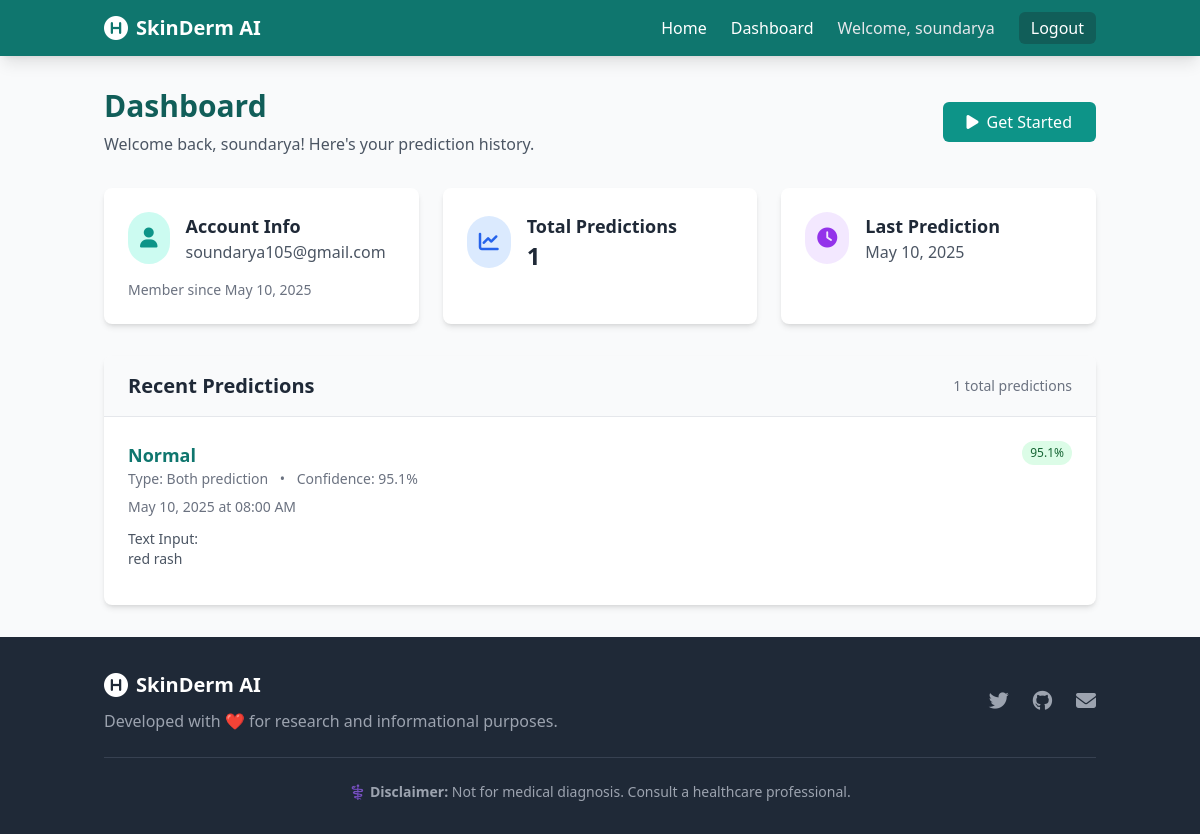
Page /dashboard (signed in) on the committed database.
### app.py (models this page shows)
class User(db.Model):
    id = db.Column(db.Integer, primary_key=True)
    username = db.Column(db.String(80), unique=True, nullable=False)
    email = db.Column(db.String(120), unique=True, nullable=False)
    password = db.Column(db.String(200), nullable=False)
    created_at = db.Column(db.DateTime, default=datetime.utcnow)
    predictions = db.relationship('Prediction', backref='user', lazy=True)

class Prediction(db.Model):
    id = db.Column(db.Integer, primary_key=True)
    user_id = db.Column(db.Integer, db.ForeignKey('user.id'), nullable=False)
    prediction_type = db.Column(db.String(20), nullable=False)  # 'text', 'image', 'both'
    prediction_result = db.Column(db.String(100), nullable=False)
    confidence = db.Column(db.Float, nullable=False)
    created_at = db.Column(db.DateTime, default=datetime.utcnow)
    image_path = db.Column(db.String(200))
    text_input = db.Column(db.Text)

### app.py (the view)
@app.route('/dashboard')
def dashboard():
    if 'user_id' not in session:
        flash('Please log in to access the dashboard.', 'warning')
        return redirect(url_for('login'))
    user = User.query.get(session['user_id'])
    predictions = Prediction.query.filter_by(user_id=user.id).order_by(Prediction.created_at.desc()).limit(10).all()
    return render_template('dashboard.html', user=user, predictions=predictions)

### templates/dashboard.html (shortened to what this page needs)
{% extends "base.html" %}
{% block content %}
<div class="mb-8">
    <div class="flex justify-between items-center">
        <div>
            <h1 class="text-3xl font-bold text-teal-800 mb-2">Dashboard</h1>
            <p class="text-gray-600">Welcome back, {{ user.username }}! Here's your prediction history.</p>
        </div>
        <a href="{{ url_for('home') }}" class="bg-teal-600 hover:bg-teal-700 text-white py-2 px-6 rounded-md inline-flex items-center transition-all">
            <i class="fas fa-play mr-2"></i> Get Started
        </a>
    </div>
</div>
<div class="grid md:grid-cols-3 gap-6 mb-8">
    <div class="bg-white p-6 rounded-lg shadow-md transition-all hover:shadow-lg">
        <div class="flex items-center mb-4">
            <div class="bg-teal-100 p-3 rounded-full mr-4">
                <i class="fas fa-user text-teal-600 text-xl"></i>
            </div>
            <div>
                <h3 class="text-lg font-semibold text-gray-800">Account Info</h3>
                <p class="text-gray-600">{{ user.email }}</p>
            </div>
        </div>
        <p class="text-sm text-gray-500">Member since {{ user.created_at.strftime('%B %d, %Y') }}</p>
    </div>
    <div class="bg-white p-6 rounded-lg shadow-md transition-all hover:shadow-lg">
        <div class="flex items-center mb-4">
            <div class="bg-blue-100 p-3 rounded-full mr-4">
                <i class="fas fa-chart-line text-blue-600 text-xl"></i>
            </div>
            <div>
                <h3 class="text-lg font-semibold text-gray-800">Total Predictions</h3>
                <p class="text-2xl font-bold text-gray-800">{{ predictions|length }}</p>
            </div>
        </div>
    </div>
    <div class="bg-white p-6 rounded-lg shadow-md transition-all hover:shadow-lg">
        <div class="flex items-center mb-4">
            <div class="bg-purple-100 p-3 rounded-full mr-4">
                <i class="fas fa-clock text-purple-600 text-xl"></i>
            </div>
            <div>
                <h3 class="text-lg font-semibold text-gray-800">Last Prediction</h3>
                <p class="text-gray-600">
                    {% if predictions %}
                        {{ predictions[0].created_at.strftime('%B %d, %Y') }}
                    {% else %}
                        No predictions yet
                    {% endif %}
                </p>
            </div>
        </div>
    </div>
</div>
<div class="bg-white rounded-lg shadow-md overflow-hidden transition-all hover:shadow-lg">
    <div class="bg-gray-50 px-6 py-4 border-b flex justify-between items-center">
        <h2 class="text-xl font-semibold text-gray-800">Recent Predictions</h2>
        {% if predictions %}
        <span class="text-sm text-gray-500">{{ predictions|length }} total predictions</span>
        {% endif %}
    </div>
    <div class="divide-y divide-gray-200">
        {% if predictions %}
            {% for prediction in predictions %}
            <div class="p-6 hover:bg-gray-50 transition-colors group">
                <div class="flex justify-between items-start">
                    <div>
                        <h3 class="text-lg font-semibold text-teal-700 group-hover:text-teal-800">{{ prediction.prediction_result }}</h3>
                        <p class="text-sm text-gray-500 mb-2">
                            <span class="font-medium">Type:</span> {{ prediction.prediction_type|title }} prediction
                            <span class="mx-2">•</span>
                            <span class="font-medium">Confidence:</span> {{ (prediction.confidence * 100)|round(2) }}%
                        </p>
                        <p class="text-sm text-gray-500">{{ prediction.created_at.strftime('%B %d, %Y at %I:%M %p') }}</p>
                    </div>
                    <div class="flex space-x-2">
                        <span class="px-2 py-1 bg-{{
                            'green' if prediction.confidence > 0.7
                            else 'yellow' if prediction.confidence > 0.5
                            else 'red'
                        }}-100 text-{{
                            'green' if prediction.confidence > 0.7
                            else 'yellow' if prediction.confidence > 0.5
                            else 'red'
                        }}-800 text-xs rounded-full">
                            {{ (prediction.confidence * 100)|round(2) }}%
                        </span>
                    </div>
                </div>
                {% if prediction.text_input %}
                <div class="mt-3 text-sm text-gray-600">
                    <p class="font-medium">Text Input:</p>
                    <p class="truncate">{{ prediction.text_input }}</p>
                </div>
                {% endif %}
            </div>
            {% endfor %}
        {% endif %}
    </div>
</div>
{% endblock %}

### templates/base.html (shortened to what this page needs)
<!DOCTYPE html>
<html lang="en">
<head>
    <script src="https://cdn.tailwindcss.com"></script>
    <link rel="stylesheet" href="https://cdn.jsdelivr.net/npm/bootstrap-icons@1.10.0/font/bootstrap-icons.css">
    <link rel="stylesheet" href="https://cdnjs.cloudflare.com/ajax/libs/font-awesome/6.4.0/css/all.min.css">
</head>
<body class="bg-gray-50 min-h-screen">
    <nav class="bg-teal-700 text-white shadow-lg">
        <div class="container mx-auto px-4 py-3 flex justify-between items-center">
            <div class="flex items-center space-x-2">
                <i class="fas fa-hospital-symbol text-2xl"></i>
                <span class="text-xl font-bold">SkinDerm AI</span>
            </div>
            <div class="hidden md:flex space-x-6 items-center">
                <a href="{{ url_for('home') }}" class="nav-link {% if request.path == url_for('home') %}active{% endif %}">Home</a>
                <a href="{{ url_for('dashboard') }}" class="nav-link {% if request.path == url_for('dashboard') %}active{% endif %}">Dashboard</a>
                {% if 'user_id' in session %}
                <span class="text-gray-200">Welcome, {{ session['username'] }}</span>
                <a href="{{ url_for('logout') }}" class="bg-teal-800 hover:bg-teal-900 px-3 py-1 rounded-md">Logout</a>
                {% else %}
                <a href="{{ url_for('login') }}" class="nav-link {% if request.path == url_for('login') %}active{% endif %}">Login</a>
                <a href="{{ url_for('register') }}" class="bg-teal-600 hover:bg-teal-800 px-3 py-1 rounded-md">Register</a>
                {% endif %}
            </div>
        </div>
    </nav>
    <main class="container mx-auto px-4 py-8">
        {% block content %}{% endblock %}
    </main>
    <footer class="bg-gray-800 text-white py-8">
        <div class="container mx-auto px-4">
            <div class="flex flex-col md:flex-row justify-between items-center">
                <div class="mb-4 md:mb-0">
                    <div class="flex items-center">
                        <i class="fas fa-hospital-symbol text-2xl mr-2"></i>
                        <span class="text-xl font-bold">SkinDerm AI</span>
                    </div>
                    <p class="mt-2 text-gray-400">Developed with ❤️ for research and informational purposes.</p>
                </div>
                <div class="flex space-x-6">
                    <a href="#" class="text-gray-400 hover:text-white">
                        <i class="fab fa-twitter text-xl"></i>
                    </a>
                    <a href="#" class="text-gray-400 hover:text-white">
                        <i class="fab fa-github text-xl"></i>
                    </a>
                    <a href="#" class="text-gray-400 hover:text-white">
                        <i class="fas fa-envelope text-xl"></i>
                    </a>
                </div>
            </div>
            <div class="mt-6 pt-6 border-t border-gray-700 text-center text-gray-400 text-sm">
                <p>⚕️ <strong>Disclaimer:</strong> Not for medical diagnosis. Consult a healthcare professional.</p>
            </div>
        </div>
    </footer>
</body>
</html>

### templates/base.html (style rules this page uses)
.transition-all { transition: all 0.3s ease; }

### rows in the picture
User: username "soundarya", email "soundarya105@gmail.com", created_at "May 10, 2025"
Prediction: created_at "May 10, 2025", prediction_result "Normal", prediction_type "Both", (prediction.confidence*100)|round(2) "95.1", created_at "May 10, 2025 at 08:00 AM", text_input "red rash"

### other values in the picture
{{ predictions|length }} "1"
